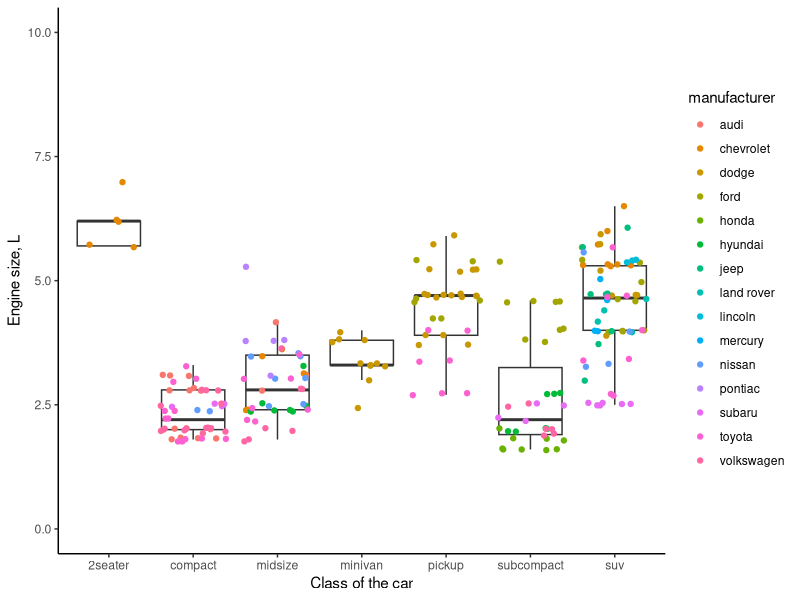

Generate this figure with R:
library("tidyverse")

mpg_df <- mpg

png("output/beautiful_plot.png")

ggplot(mpg_df) + 
  geom_boxplot(aes(y=displ, x = class), outlier.shape = NA) +
  geom_jitter(aes(y=displ, x= class, color = manufacturer))+
  labs(x = "Class of the car", y = "Engine size, L")+
  lims(y = c(0,10))+
  theme_classic()
dev.off()
